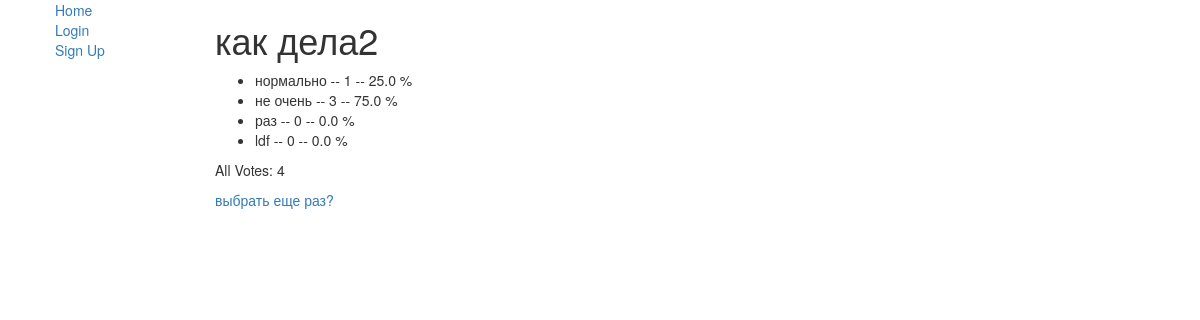
The app's page /polls/2/results/ with its own data.
### polls/models.py (models this page shows, shortened)
class Question(models.Model):
    question_text = models.CharField(max_length=200)
    pub_date = models.DateTimeField('date published')
    question_votes = models.IntegerField(default=0)
    short_description = models.CharField(max_length=400)
    description = models.CharField(max_length=3000)
    image = models.ImageField(upload_to='media/questions', blank=True)

class Choice(models.Model):
    question = models.ForeignKey(Question, on_delete=models.CASCADE)
    choice_text = models.CharField(max_length=200)
    votes = models.IntegerField(default=0)
    def get_percentage(self):
        percents = self.votes * 100 / self.question.question_votes
        return percents

### polls/views.py (the view)
# urls.py: path('<int:pk>/results/', views.ResultsView.as_view(), name='results'),
class ResultsView(generic.DetailView):
    model = Question
    template_name = 'polls/results.html'

### polls/templates/polls/results.html
{% extends "polls/base_generic.html" %}
{% block content %}
<h1>{{ question.question_text }}</h1>
<ul>
    {% for choice in question.choice_set.all %}
    <li>{{ choice.choice_text }} -- {{ choice.votes }} -- {{ choice.get_percentage }} %{{choice.percent_votes|pluralize}}</li>
    {% endfor %}
</ul>
<p>All Votes: {{question.question_votes}}</p>
<a href="{% url 'polls:detail'  question.id %}">выбрать еще раз? </a>
{% endblock %}

### records on screen
Question: question_text "как дела2", question_votes "4"
Choice: choice_text "нормально", votes "1", get_percentage "25.0"
Choice: choice_text "не очень", votes "3", get_percentage "75.0"
Choice: choice_text "раз", votes "0", get_percentage "0.0"
Choice: choice_text "ldf", votes "0", get_percentage "0.0"
